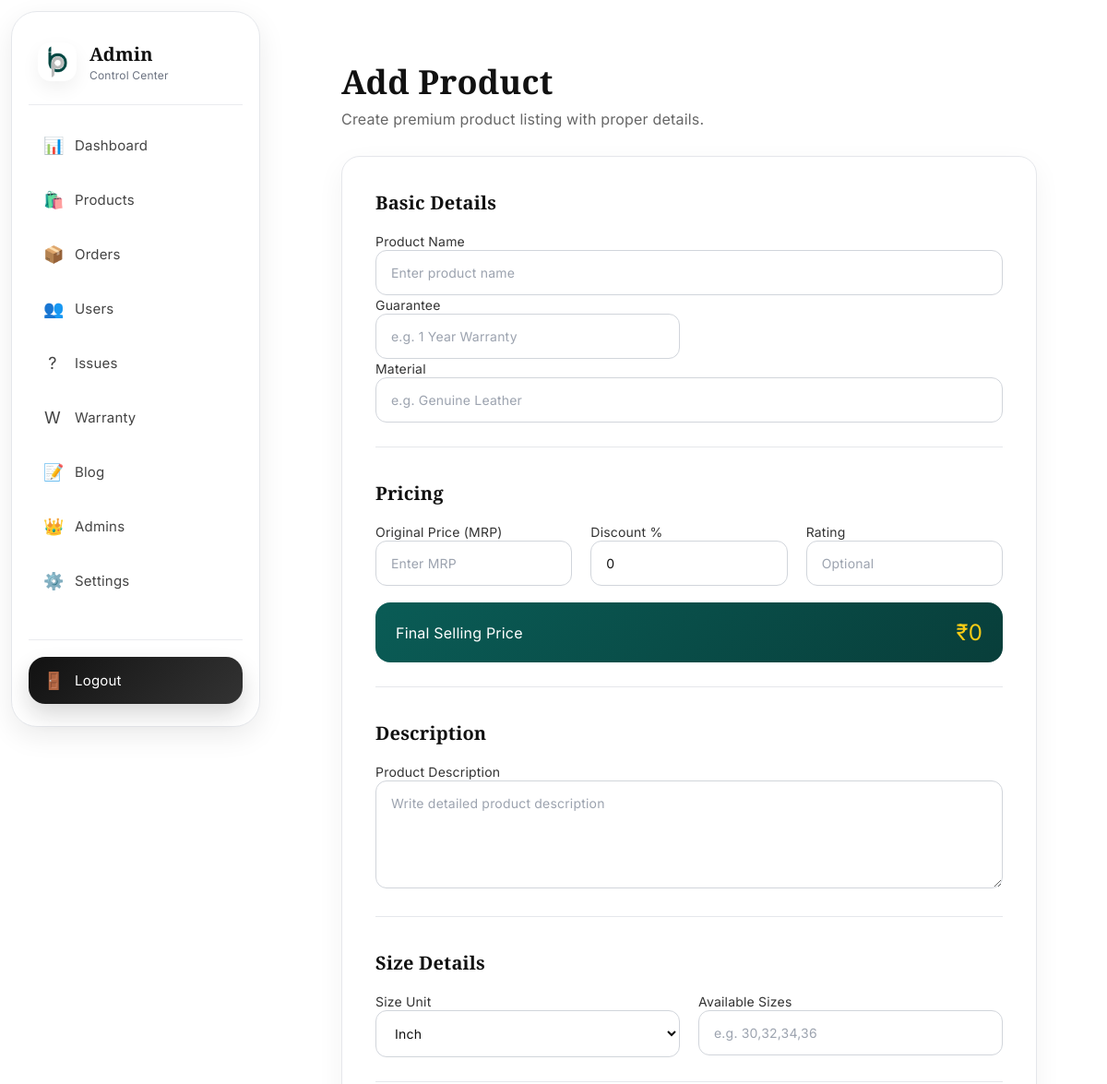
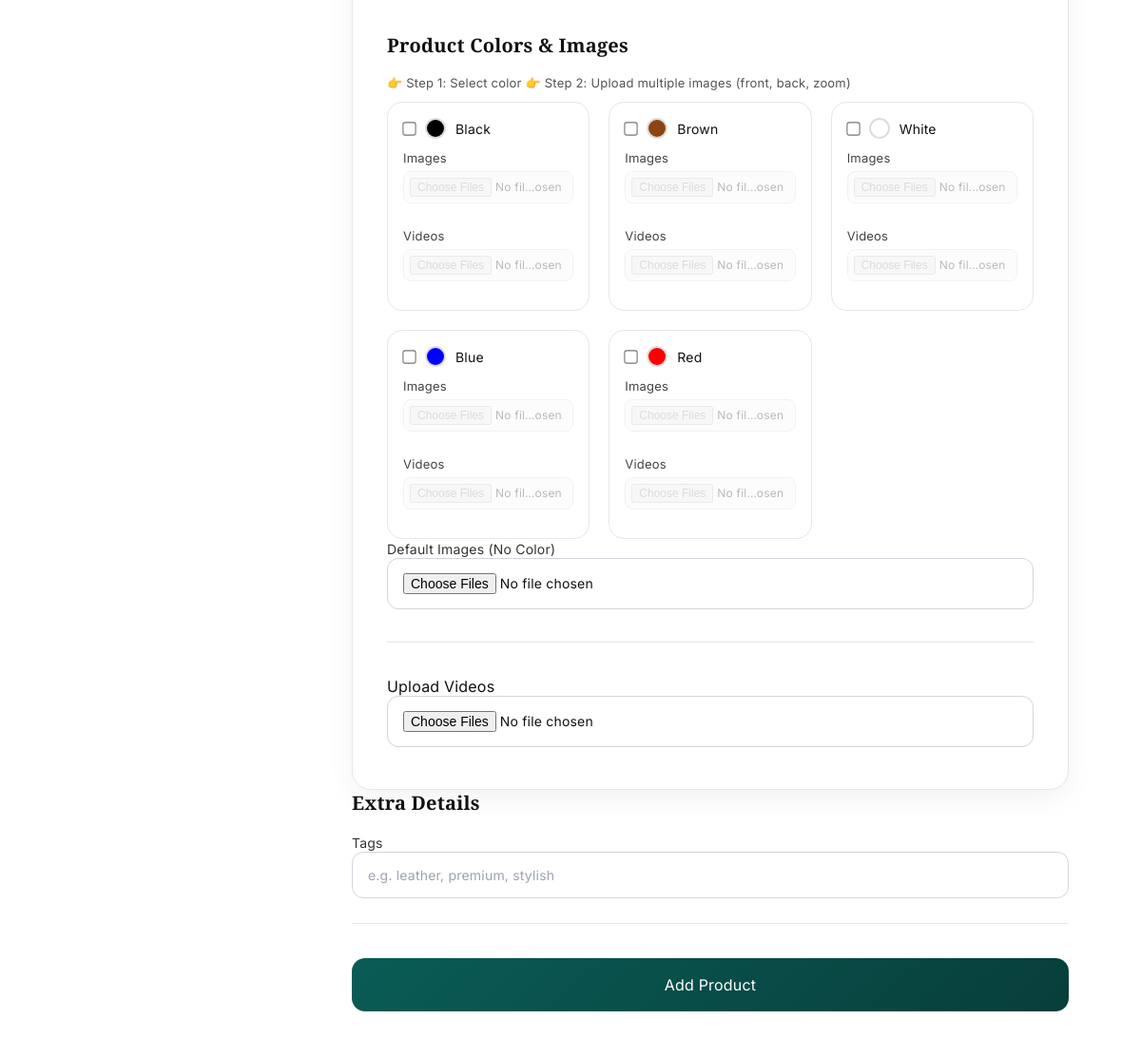
Screenshot of /admin/products/add (signed in) with the database file from the repository (2 pictures, top to bottom).
### models.py (models this page shows)
class Color(db.Model):
    __tablename__ = 'colors'
    id = db.Column(db.Integer, primary_key=True)
    name = db.Column(db.String(50))
    code = db.Column(db.String(20))

### app.py (the view, shortened to what this page needs)
@app.route("/admin/products/add", methods=["GET", "POST"])
@admin_required
def add_product():
    colors = Color.query.all()
    return render_template(
        "admin/add_product.html",
        colors=colors,
        product=None,
        selected_color_ids=[]
    )

### app.py (called while the page is built)
def admin_required(f):
    @wraps(f)
    def decorated_function(*args, **kwargs):
        if not session.get("admin"):
            abort(404)
        email = session.get("email")
        if not email:
            abort(404)
        user = User.query.filter_by(email=email).first()
        if not user or not user.is_admin:
            abort(404)
        return f(*args, **kwargs)
    return decorated_function

@app.context_processor
def inject_counts():
    if 'email' in session:
        user = User.query.filter_by(email=session['email']).first()
        if user:
            cart_count = db.session.execute(text("""
                SELECT SUM(quantity) FROM cart WHERE user_id=:uid
            """), {"uid": user.id}).scalar() or 0
            wishlist_count = db.session.execute(text("""
                SELECT COUNT(*) FROM wishlist WHERE user_id=:uid
            """), {"uid": user.id}).scalar() or 0
            return dict(
                cart_count=cart_count,
                wishlist_count=wishlist_count,
                user={
                    "username": user.username,
                    "email": user.email,
                    "avatar": user.avatar
                }
            )
    return dict(cart_count=0, wishlist_count=0, user=None)

### templates/admin/add_product.html (shortened to what this page needs)
{% extends "admin/base_admin.html" %}
{% block content %}
<link rel="stylesheet" href="https://cdnjs.cloudflare.com/ajax/libs/cropperjs/1.6.2/cropper.min.css"/>
<div class="product-page">
    <div class="page-header">
        <div>
            <h2>Add Product</h2>
            <p>Create premium product listing with proper details.</p>
        </div>
    </div>
    <div class="glass premium-form-card">
        <form method="POST" enctype="multipart/form-data" id="productForm">
            <div class="form-section">
                <h3>Basic Details</h3>
                <div class="form-group">
                    <label>Product Name</label>
                    <input type="text" name="name" placeholder="Enter product name" required>
                </div>
                <div class="grid-2">
                    <div class="form-group">
                        <label>Guarantee</label>
                        <input type="text" name="guarantee" placeholder="e.g. 1 Year Warranty">
                    </div>
                </div>
                <div class="form-group">
                    <label>Material</label>
                    <input type="text" name="material" placeholder="e.g. Genuine Leather">
                </div>
            </div>
            <div class="form-section">
                <h3>Pricing</h3>
                <div class="grid-3">
                    <div class="form-group">
                        <label>Original Price (MRP)</label>
                        <input type="number" name="original_price" placeholder="Enter MRP" required>
                    </div>
                    <div class="form-group">
                        <label>Discount %</label>
                        <input type="number" name="discount_percent" placeholder="Enter discount" value="0">
                    </div>
                    <div class="form-group">
                        <label>Rating</label>
                        <input type="number" step="0.1" min="0" max="5" name="rating" placeholder="Optional">
                    </div>
                </div>
                <div class="price-preview-box">
                    <span>Final Selling Price</span>
                    <strong id="finalPricePreview">₹0</strong>
                </div>
            </div>
            <div class="form-section">
                <h3>Description</h3>
                <div class="form-group">
                    <label>Product Description</label>
                    <textarea name="description" rows="5" placeholder="Write detailed product description"></textarea>
                </div>
            </div>
            <div class="form-section">
                <h3>Size Details</h3>
                <div class="grid-2">
                    <div class="form-group">
                        <label>Size Unit</label>
                        <select name="size_unit">
                            <option value="inch">Inch</option>
                        </select>
                    </div>
                    <div class="form-group">
                        <label>Available Sizes</label>
                        <input type="text" name="sizes" placeholder="e.g. 30,32,34,36">
                    </div>
                </div>
            </div>
<div class="form-section">
    <h3>Product Colors & Images</h3>
    <p class="hint-text">
        👉 Step 1: Select color
        👉 Step 2: Upload multiple images (front, back, zoom)
    </p>
    <div class="color-image-grid">
{% for color in colors %}
<div class="color-upload-box {% if color.id in selected_color_ids %}active{% endif %}">
    <label class="color-top">
        <input type="checkbox"
               name="colors"
               value="{{ color.id }}"
               onchange="toggleUpload(this, {{ color.id }})">
        <span class="color-circle" style="background: {{ color.code }}"></span>
        <strong class="color-name">{{ color.name }}</strong>
    </label>
    <div class="media-block">
        <p class="media-title">Images</p>
        <input type="file"
               name="color_images_{{ color.id }}"
               id="upload_{{ color.id }}"
               multiple
               accept="image/*"
               {% if color.id not in selected_color_ids %}disabled{% endif %}
               onchange="previewImages(event, {{ color.id }})">
    </div>
    <div class="media-block">
        <p class="media-title">Videos</p>
        <input type="file"
               name="color_videos_{{ color.id }}"
               id="video_upload_{{ color.id }}"
               multiple
               accept="video/*"
               {% if color.id not in selected_color_ids %}disabled{% endif %}
               onchange="previewVideos(event, {{ color.id }})">
    </div>
</div>
{% endfor %}
</div>
    <div class="form-group mt-20">
        <label>Default Images (No Color)</label>
        <input type="file" name="images" multiple onchange="previewDefault(event)">
    </div>
</div>
                <label>Upload Videos</label>
    <input type="file" name="videos" multiple class="premium-file" onchange="previewVideos(event)">
            </div>
            <div class="form-section">
                <h3>Extra Details</h3>
                <div class="form-group">
                    <label>Tags</label>
                    <input type="text" name="tags" placeholder="e.g. leather, premium, stylish">
                </div>
            </div>
            <button class="btn premium-btn" type="submit">
                Add Product
            </button>
    </div>
</div>
{% endblock %}

### templates/admin/base_admin.html (style rules this page uses)
:root { --sidebar-width: 270px; --bg-primary: #ffffff; --bg-secondary: #f8fafc; --card-bg: #ffffff; --card-border: #e5e7eb; --text-primary: #111111; --text-secondary: #6b7280; --accent: #0A5C56; --accent-gradient: linear-gradient(135deg, #0A5C56, #083E3A); --line: #e5e7eb; --shadow: 0 10px 30px rgba(0,0,0,0.08); }
h1, h2, h3, h4, h5, h6 { color: #000; font-family: "Cormorant Garamond", Georgia, serif !important; }
h1, h2, h3 { font-weight: 600 !important; }
body *:not(i):not(.fa):not(.fa-solid):not(.fa-regular):not(.fa-brands):not(.fa-light):not(.fa-thin):not(h1):not(h2):not(h3) { font-weight: 400 !important; }
* { margin: 0; padding: 0; letter-spacing: 0.2px; box-sizing: border-box; font-family: "Gotham", "Inter", sans-serif; }
html, body { background: #ffffff; color: var(--text-primary); overflow-x: hidden; max-width: 100%; }

### templates/admin/add_product.html (style rules this page uses)
.hint-text { color: #555; font-size: 13px; margin-bottom: 12px; }
.color-name { color: #111; }
.color-upload-box input[type="file"]:disabled { opacity: 0.4; cursor: not-allowed; }
.color-image-grid { display: grid; grid-template-columns: repeat(auto-fill, minmax(200px, 1fr)); gap: 20px; }
.color-upload-box { border: 1px solid #e5e7eb; padding: 16px; border-radius: 16px; background: #ffffff; display: flex; flex-direction: column; gap: 12px; transition: all 0.25s ease; }
.color-top { display: flex; align-items: center; gap: 10px; }
.color-top input { transform: scale(1.1); cursor: pointer; }
.color-circle { width: 18px; height: 18px; border-radius: 50%; border: 2px solid #ddd; }
.color-name { font-size: 14px; font-weight: 400; }
.media-block { display: flex; flex-direction: column; gap: 6px; }
.media-title { font-size: 13px; font-weight: 400; color: #444; }
.color-upload-box input[type="file"] { width: 100%; font-size: 12px; padding: 6px; border: 1px solid #ddd; border-radius: 8px; background: #fafafa; }
.product-page { padding: 32px; min-height: 100vh; background: #ffffff; }
.page-header h2 { font-size: 36px; color: #111; margin-bottom: 6px; font-weight: 400; }
.page-header p { color: #666; margin-bottom: 30px; }
.premium-form-card { padding: 36px; border-radius: 20px; background: #ffffff; border: 1px solid #e5e7eb; box-shadow: 0 10px 30px rgba(0,0,0,0.05); }
.form-section { margin-bottom: 36px; padding-bottom: 26px; border-bottom: 1px solid #e5e7eb; }
.form-section h3 { font-size: 20px; margin-bottom: 18px; color: #111; font-weight: 400; }
.form-group label { color: #333; font-size: 14px; margin-bottom: 8px; }
.form-group input, .form-group textarea, .form-group select, .premium-file { width: 100%; padding: 15px 16px; border-radius: 12px; border: 1px solid #d1d5db; background: #fff; color: #111; font-size: 14px; transition: all 0.25s ease; }
.form-group input::placeholder, .form-group textarea::placeholder { color: #9ca3af; }
.grid-2 { display: grid; grid-template-columns: repeat(2,1fr); gap: 20px; }
.grid-3 { display: grid; grid-template-columns: repeat(3,1fr); gap: 20px; }
.price-preview-box { margin-top: 18px; padding: 18px 22px; border-radius: 16px; background: linear-gradient(135deg, #0A5C56, #083E3A); display: flex; justify-content: space-between; align-items: center; color: white; }
.price-preview-box strong { font-size: 24px; color: #facc15; }
.premium-btn { width: 100%; padding: 18px; border-radius: 14px; border: none; font-size: 16px; font-weight: 400; background: linear-gradient(135deg, #0A5C56, #083E3A); color: white; cursor: pointer; transition: all 0.3s ease; }
.color-circle { width: 22px; height: 22px; border-radius: 50%; border: 2px solid #ddd; }

### rows the page displays
Color: name "Black"
Color: name "Brown"
Color: name "White"
Color: name "Blue"
Color: name "Red"
